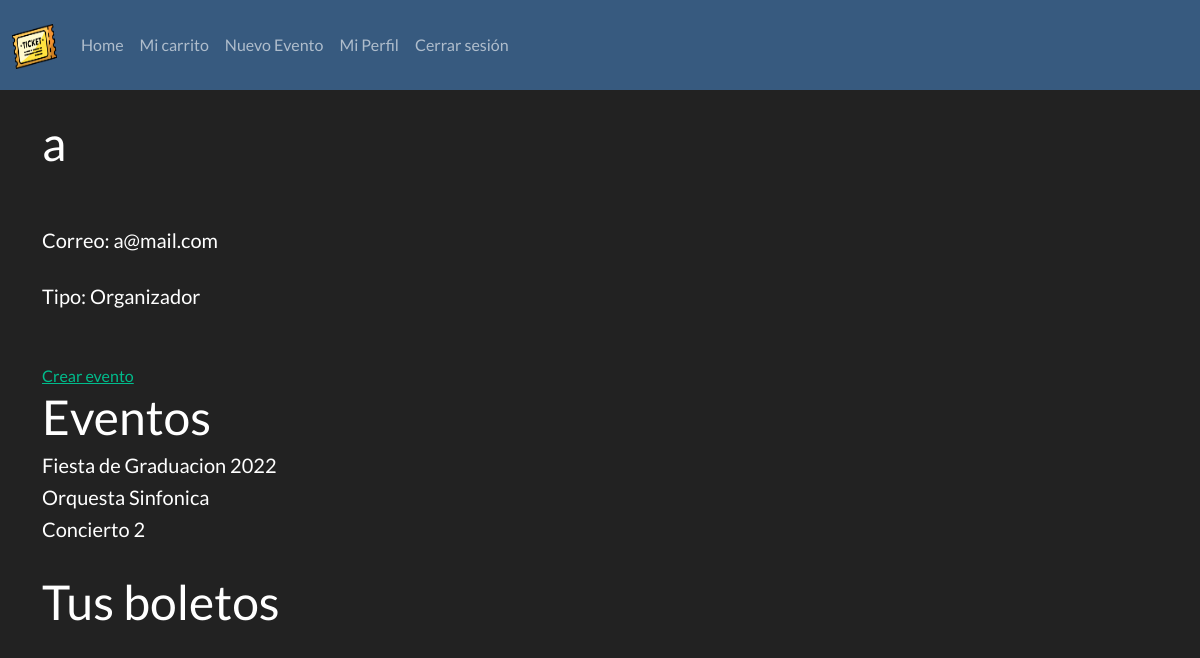
The page /user/a (signed in) on the database its author committed.
### app/models.py (models this page shows, shortened)
class User(db.Model, UserMixin):
	id = db.Column(db.Integer, primary_key=True)
	nombre = db.Column(db.String(320), nullable=False)
	username = db.Column(db.String(25), unique=True, nullable=False)
	email = db.Column(db.String(320), unique=True, nullable=False)
	password = db.Column(db.String(25), nullable=False)
	eventos = db.relationship('Evento', backref='creator', lazy=True)
	@hybrid_property
	def tipo(self):
		if Administrador.query.filter_by(id=self.id).first():
			return "Administrador"
		elif Comprador.query.filter_by(id=self.id).first():
			return "Comprador"
		elif Organizador.query.filter_by(id=self.id).first():
			return "Organizador"
	@hybrid_property
	def boletos(self):
		boletos = BoletoVirtual.query.filter_by(user_id=self.id)
		boletos = BoletoPresencial.query.filter_by(user_id=self.id) if len(list(boletos)) == 0 else boletos
		return boletos

class Evento(db.Model):
	id = db.Column(db.Integer, primary_key=True)
	nombre = db.Column(db.String(320), nullable=False)
	descripcion = db.Column(db.Text)
	fecha = db.Column(db.DateTime, nullable=False)
	user_id = db.Column(db.Integer, db.ForeignKey('user.id'), nullable=False)
	precio_general = db.Column(db.Float)
	precio_vip = db.Column(db.Float)

### app/routes.py (the view)
@app.route('/user/<username>')
@login_required
def profile(username):
	user = User.query.filter_by(username=username).first_or_404()
	return render_template('profile.html', user=user)

### app/models.py (called while the page is built)
@login_manager.user_loader
def load_user(user_id):
	return User.query.get(int(user_id))

### app/templates/profile.html (shortened to what this page needs)
{% extends 'layout.html' %}
{% block body %}
<br>
	<h1>{{ user.username }}</h1>
	<br><br>
	<h5>Correo: {{ user.email }}</h5>
	<br>
	<h5>Tipo: {{ user.tipo }}</h5>
	<br>
<br>
{% if user.tipo == "Organizador" %}
	<a href="{{ url_for('nuevo_evento') }}" class="button">Crear evento</a>
	<h1>Eventos</h1>
	{% for evento in user.eventos %}
		<h5>{{ evento.nombre }}</h5>
	{% endfor %}
{% endif %}
<br>
	<h1>Tus boletos</h1>
{% endblock %}

### rows shown on the page
User: username "a", email "a@mail.com"
Evento: nombre "Fiesta de Graduacion 2022"
Evento: nombre "Orquesta Sinfonica"
Evento: nombre "Concierto 2"

### other values the page prints
{{ user.tipo }} "Organizador"
